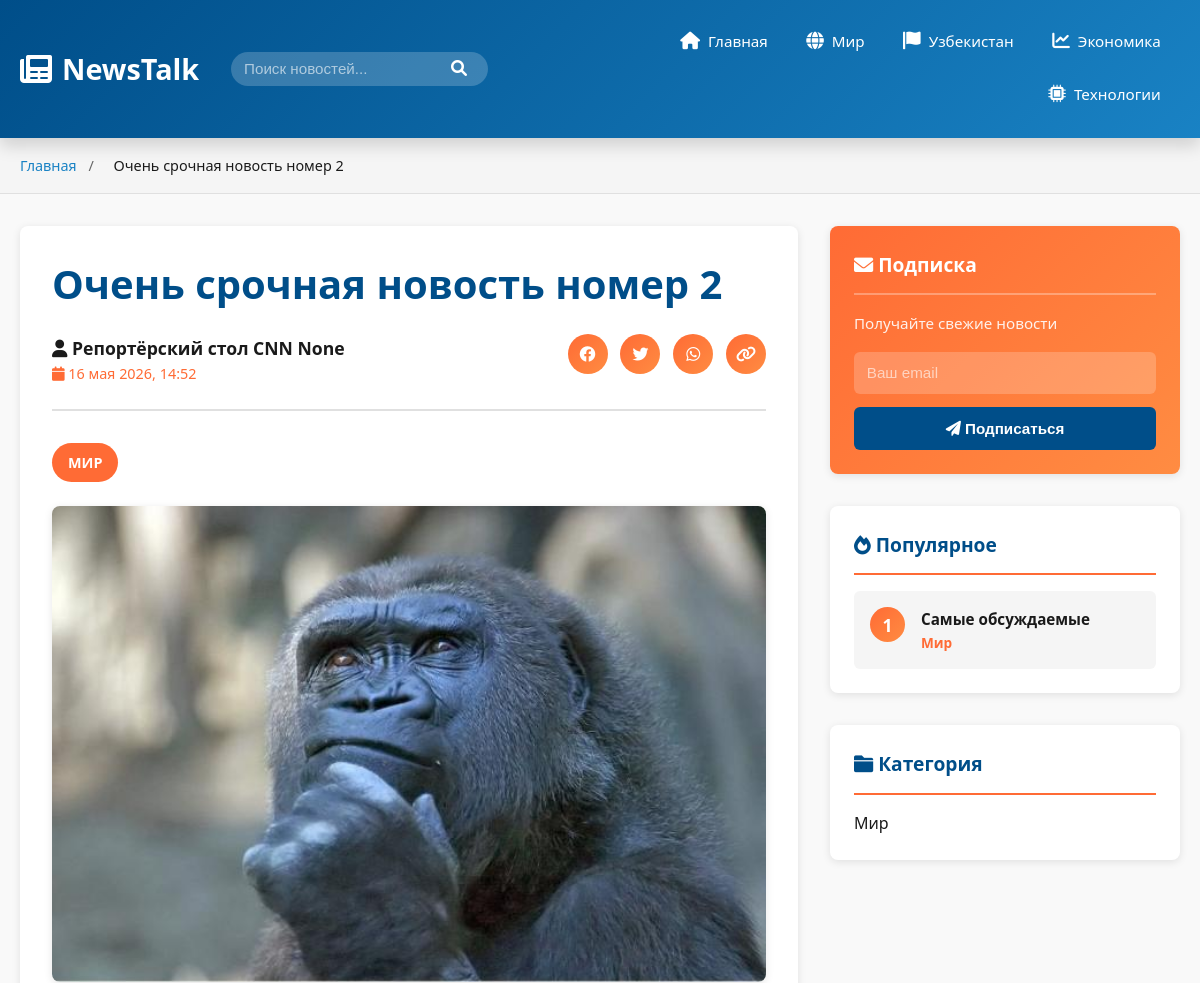
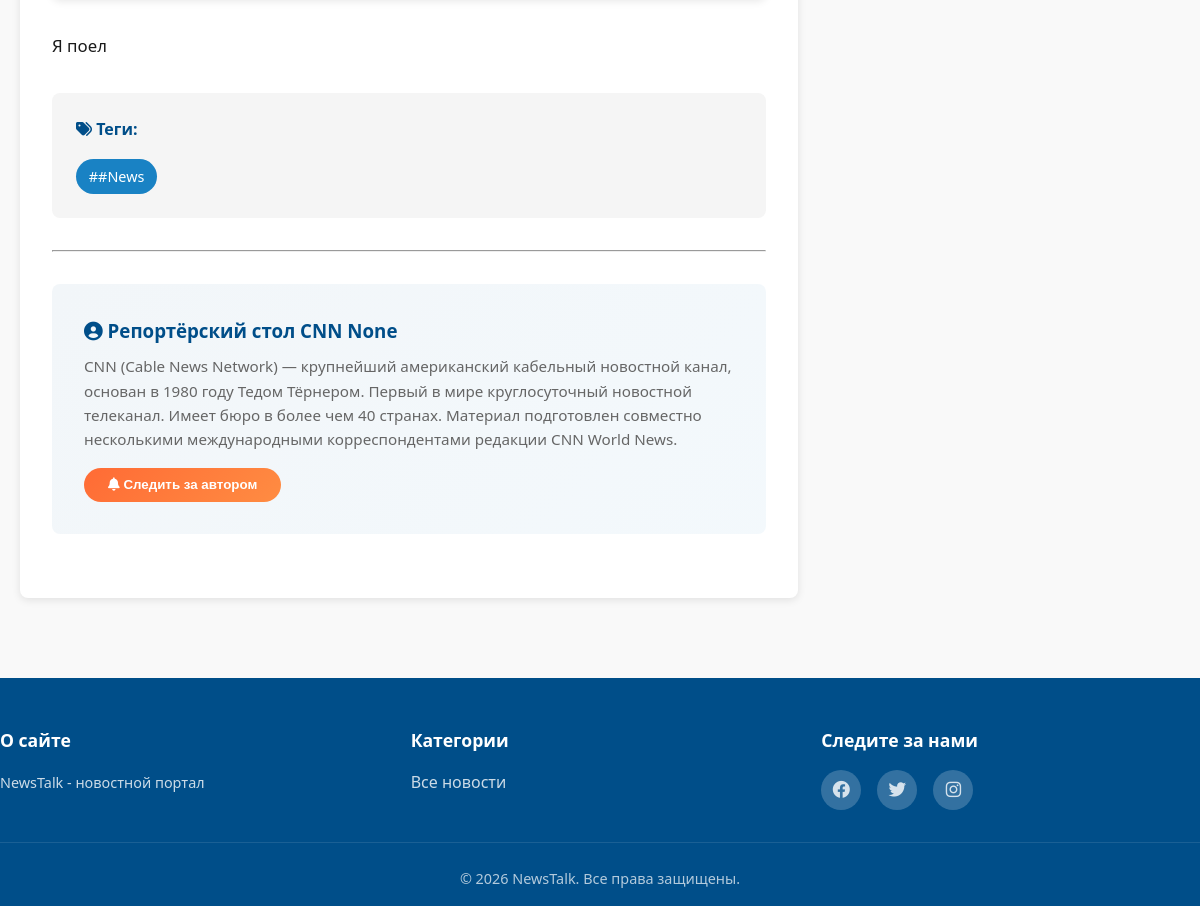
The page /product/13/ on the database its author committed (2 pictures, top to bottom).
### news_app/models.py (models this page shows, shortened)
class News(models.Model):
    title = models.CharField(max_length=200, verbose_name='Title')
    content = models.TextField()
    image = models.ImageField(null=True, blank=True)
    author = models.ForeignKey(Author, on_delete=models.SET_NULL, null=True)
    category = models.ForeignKey(Category, on_delete=models.CASCADE)
    tags = models.ManyToManyField(Tags)
    created_at = models.DateTimeField(default=timezone.now)
    is_published = models.BooleanField(default=False, verbose_name='Published')
    class Meta:
        verbose_name = 'Новость'
        verbose_name_plural = 'Новости'
        permissions = [
            ('publish_news', 'Может публиковать новости'),
        ]

class Author(models.Model):
    name = models.CharField(max_length=100)
    surname = models.CharField(max_length=100,null=True, blank=True)
    bio = models.TextField()
    image = models.ImageField(null=True, blank=True)

class Category(models.Model):
    name = models.CharField(max_length=100)

class Tags(models.Model):
    tag = models.CharField(max_length=100, null=True, blank=True)

### news_app/views.py (the view)
# urls.py: path('product/<int:pk>/', views.product_detail, name='product_detail'),
def product_detail(request, pk):
    news = get_object_or_404(News, pk=pk)
    return render(request, 'product_detail.html', {'news': news})

### templates/product_detail.html (shortened to what this page needs)
{% load static %}
<!DOCTYPE html>
<html lang="ru">
<head>
    <link rel="stylesheet" href="{% static 'css/main.css' %}">
    <link rel="stylesheet" href="https://cdnjs.cloudflare.com/ajax/libs/font-awesome/6.0.0/css/all.min.css">
</head>
<body>
    <nav class="navbar">
        <div class="navbar-container">
            <div class="navbar-logo">
                <i class="fas fa-newspaper"></i>
                <span>NewsTalk</span>
            </div>
            <div class="nav-search">
                <input type="text" placeholder="Поиск новостей...">
                <button><i class="fas fa-search"></i></button>
            </div>
            <ul class="nav-menu">
                <li><a href="/" class="nav-link"><i class="fas fa-home"></i> Главная</a></li>
                <li><a href="#" class="nav-link"><i class="fas fa-globe"></i> Мир</a></li>
                <li><a href="#" class="nav-link"><i class="fas fa-flag"></i> Узбекистан</a></li>
                <li><a href="#" class="nav-link"><i class="fas fa-chart-line"></i> Экономика</a></li>
                <li><a href="#" class="nav-link"><i class="fas fa-microchip"></i> Технологии</a></li>
            </ul>
        </div>
    </nav>
    <div class="breadcrumb">
        <div class="container">
            <a href="/">Главная</a>
            <span>/</span>
            <span class="current">{{ news.title }}</span>
        </div>
    </div>
    <div class="container">
        <div class="article-container">
            <article class="article-detail">
                <h1 class="article-title">{{ news.title }}</h1>
                <div class="article-header">
                    <div class="author-info">
                        <div>
                            <p class="author-name-detail"><i class="fas fa-user"></i> {{ news.author.name }} {{ news.author.surname }}</p>
                            <p class="article-date"><i class="fas fa-calendar"></i> {{ news.created_at|date:"d E Y, H:i" }}</p>
                        </div>
                    </div>
                    <div class="share-buttons">
                        <a href="#" class="share-btn" title="Facebook"><i class="fab fa-facebook"></i></a>
                        <a href="#" class="share-btn" title="Twitter"><i class="fab fa-twitter"></i></a>
                        <a href="#" class="share-btn" title="WhatsApp"><i class="fab fa-whatsapp"></i></a>
                        <button class="share-btn copy-link" title="Скопировать ссылку"><i class="fas fa-link"></i></button>
                    </div>
                </div>
                <div class="article-category">
                    <span class="badge">{{ news.category.name }}</span>
                </div>
                <div class="article-image">
                    {% if news.image %}
                    <img src="{{ news.image.url }}" alt="{{ news.title }}">
                    {% else %}
                    <img src="{% static 'media/images.jfif' %}" alt="{{ news.title }}">
                    {% endif %}
                </div>
                <div class="article-content">
                    <p>{{ news.content }}</p>
                </div>
                {% if news.tags.all %}
                <div class="article-tags">
                    <h4><i class="fas fa-tags"></i> Теги:</h4>
                    <div class="tags-list">
                        {% for tag in news.tags.all %}
                        <a href="#" class="tag">#{{ tag.tag }}</a>
                        {% endfor %}
                    </div>
                </div>
                {% endif %}
                <hr>
                <div class="author-section">
                    <div class="author-box">
                        <div class="author-details">
                            <h3><i class="fas fa-user-circle"></i> {{ news.author.name }} {{ news.author.surname }}</h3>
                            <p>{{ news.author.bio }}</p>
                            <button class="follow-btn"><i class="fas fa-bell"></i> Следить за автором</button>
                        </div>
                    </div>
                </div>
            </article>
            <aside class="sidebar">
                <div class="sidebar-widget newsletter-widget">
                    <h3 class="widget-title"><i class="fas fa-envelope"></i> Подписка</h3>
                    <p>Получайте свежие новости</p>
                    <form class="newsletter-form">
                        <input type="email" placeholder="Ваш email" required>
                        <button type="submit"><i class="fas fa-paper-plane"></i> Подписаться</button>
                    </form>
                </div>
                <div class="sidebar-widget">
                    <h3 class="widget-title"><i class="fas fa-fire"></i> Популярное</h3>
                    <div class="popular-items">
                        <div class="popular-item">
                            <span class="badge-number">1</span>
                            <div>
                                <h4>Самые обсуждаемые</h4>
                                <p class="popular-category">{{ news.category.name }}</p>
                            </div>
                        </div>
                    </div>
                </div>
                <div class="sidebar-widget">
                    <h3 class="widget-title"><i class="fas fa-folder"></i> Категория</h3>
                    <div class="category-info">
                        <p>{{ news.category.name }}</p>
                    </div>
                </div>
            </aside>
        </div>
    </div>
    <footer class="footer">
        <div class="footer-content">
            <div class="footer-column">
                <h4>О сайте</h4>
                <p>NewsTalk - новостной портал</p>
            </div>
            <div class="footer-column">
                <h4>Категории</h4>
                <ul>
                    <li><a href="#">Все новости</a></li>
                </ul>
            </div>
            <div class="footer-column">
                <h4>Следите за нами</h4>
                <div class="social-icons">
                    <a href="#" class="social-icon"><i class="fab fa-facebook"></i></a>
                    <a href="#" class="social-icon"><i class="fab fa-twitter"></i></a>
                    <a href="#" class="social-icon"><i class="fab fa-instagram"></i></a>
                </div>
            </div>
        </div>
        <div class="footer-bottom">
            <p>&copy; 2026 NewsTalk. Все права защищены.</p>
        </div>
    </footer>
</body>
</html>

### rows shown on the page
News: title "Очень срочная новость номер 2", author.name "Репортёрский стол CNN", author.surname "None", created_at "16 мая 2026, 14:52", category.name "МИР", image (picture), content "Я поел", author.bio "CNN (Cable News Network) — крупнейший американский кабельный новостной канал, основан в 1980 году Тедом Тёрнером. Первый в мире круглосуточный новостной телеканал. Имеет бюро в более чем 40 странах. Материал подготовлен совместно несколькими международными корреспондентами редакции CNN World News.", category.name "Мир"
Tags: tag "#News"
